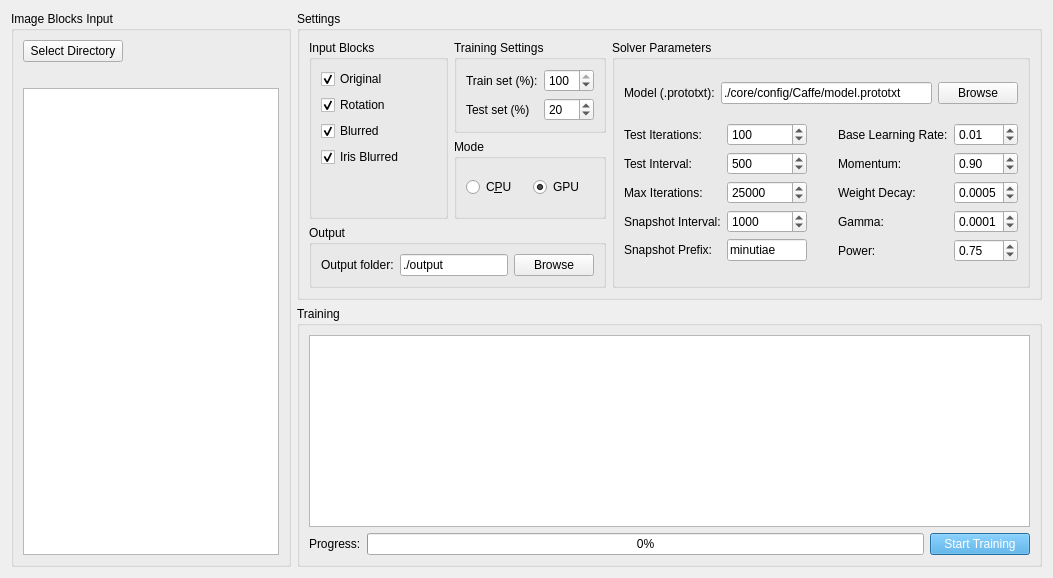
      <widget class="QWidget" name="tab_trainer">
       <attribute name="title">
        <string>Network Trainer</string>
       </attribute>
       <layout class="QHBoxLayout" name="horizontalLayout_51">
        <item>
         <widget class="QGroupBox" name="groupBox_netTrainer_input">
          <property name="maximumSize">
           <size>
            <width>280</width>
            <height>16777215</height>
           </size>
          </property>
          <property name="title">
           <string>Image Blocks Input</string>
          </property>
          <layout class="QVBoxLayout" name="verticalLayout_19">
           <item>
            <widget class="QPushButton" name="pushButton_netTrainer_input">
             <property name="maximumSize">
              <size>
               <width>100</width>
               <height>16777215</height>
              </size>
             </property>
             <property name="text">
              <string>Select Directory</string>
             </property>
            </widget>
           </item>
           <item>
            <widget class="QLabel" name="label_trainerInputDirectory">
             <property name="sizePolicy">
              <sizepolicy hsizetype="MinimumExpanding" vsizetype="Preferred">
               <horstretch>0</horstretch>
               <verstretch>0</verstretch>
              </sizepolicy>
             </property>
             <property name="text">
              <string/>
             </property>
             <property name="wordWrap">
              <bool>true</bool>
             </property>
            </widget>
           </item>
           <item>
            <widget class="QTreeView" name="treeView_netTrainer_input">
             <property name="maximumSize">
              <size>
               <width>260</width>
               <height>16777215</height>
              </size>
             </property>
            </widget>
           </item>
          </layout>
         </widget>
        </item>
        <item>
         <layout class="QVBoxLayout" name="verticalLayout_24">
          <item>
           <widget class="QGroupBox" name="groupBox_netTrainer_settings">
            <property name="maximumSize">
             <size>
              <width>16777215</width>
              <height>300</height>
             </size>
            </property>
            <property name="title">
             <string>Settings</string>
            </property>
            <layout class="QHBoxLayout" name="horizontalLayout_50">
             <item>
              <layout class="QVBoxLayout" name="verticalLayout_64">
               <item>
                <layout class="QHBoxLayout" name="horizontalLayout_48">
                 <item>
                  <widget class="QGroupBox" name="groupBox_netTrainer_inputBlocks">
                   <property name="enabled">
                    <bool>true</bool>
                   </property>
                   <property name="minimumSize">
                    <size>
                     <width>0</width>
                     <height>0</height>
                    </size>
                   </property>
                   <property name="title">
                    <string>Input Blocks</string>
                   </property>
                   <layout class="QVBoxLayout" name="verticalLayout_20">
                    <item>
                     <widget class="QCheckBox" name="checkBox_netTrainer_original">
                      <property name="text">
                       <string>Original</string>
                      </property>
                      <property name="checkable">
                       <bool>true</bool>
                      </property>
                      <property name="checked">
                       <bool>true</bool>
                      </property>
                     </widget>
                    </item>
                    <item>
                     <widget class="QCheckBox" name="checkBox_netTrainer_rotation">
                      <property name="text">
                       <string>Rotation</string>
                      </property>
                      <property name="checked">
                       <bool>true</bool>
                      </property>
                     </widget>
                    </item>
                    <item>
                     <widget class="QCheckBox" name="checkBox_netTrainer_blurred">
                      <property name="text">
                       <string>Blurred</string>
                      </property>
                      <property name="checked">
                       <bool>true</bool>
                      </property>
                     </widget>
                    </item>
                    <item>
                     <widget class="QCheckBox" name="checkBox_netTrainer_irisBlurred">
                      <property name="text">
                       <string>Iris Blurred</string>
                      </property>
                      <property name="checked">
                       <bool>true</bool>
                      </property>
                     </widget>
                    </item>
                    <item>
                     <spacer name="verticalSpacer_7">
                      <property name="orientation">
                       <enum>Qt::Vertical</enum>
                      </property>
                      <property name="sizeHint" stdset="0">
                       <size>
                        <width>20</width>
                        <height>40</height>
                       </size>
                      </property>
                     </spacer>
                    </item>
                   </layout>
                  </widget>
                 </item>
                 <item>
                  <layout class="QVBoxLayout" name="verticalLayout_23">
                   <item>
                    <widget class="QGroupBox" name="groupBox_netTrainer_trainingSettings">
                     <property name="enabled">
                      <bool>true</bool>
                     </property>
                     <property name="title">
                      <string>Training Settings</string>
                     </property>
                     <layout class="QVBoxLayout" name="verticalLayout_21">
                      <item>
                       <layout class="QGridLayout" name="gridLayout_2">
                        <item row="1" column="1">
                         <widget class="QSpinBox" name="spinBox_netTrainer_testSet">
                          <property name="minimumSize">
                           <size>
                            <width>50</width>
                            <height>0</height>
                           </size>
                          </property>
                          <property name="maximumSize">
                           <size>
                            <width>50</width>
                            <height>16777215</height>
                           </size>
                          </property>
                          <property name="minimum">
                           <number>1</number>
                          </property>
                          <property name="maximum">
                           <number>100</number>
                          </property>
                          <property name="singleStep">
                           <number>1</number>
                          </property>
                          <property name="value">
                           <number>20</number>
                          </property>
                         </widget>
                        </item>
                        <item row="0" column="1">
                         <widget class="QSpinBox" name="spinBox_netTrainer_trainSet">
                          <property name="minimumSize">
                           <size>
                            <width>50</width>
                            <height>0</height>
                           </size>
                          </property>
                          <property name="maximumSize">
                           <size>
                            <width>50</width>
                            <height>16777215</height>
                           </size>
                          </property>
                          <property name="minimum">
                           <number>1</number>
                          </property>
                          <property name="maximum">
                           <number>100</number>
                          </property>
                          <property name="singleStep">
                           <number>1</number>
                          </property>
                          <property name="value">
                           <number>100</number>
                          </property>
                         </widget>
                        </item>
                        <item row="1" column="0">
                         <widget class="QLabel" name="label_netTrainer_testSet">
                          <property name="text">
                           <string>Test set (%)</string>
                          </property>
                         </widget>
                        </item>
                        <item row="0" column="0">
                         <widget class="QLabel" name="label_netTrainer_trainSet">
                          <property name="text">
                           <string>Train set (%):</string>
                          </property>
                         </widget>
                        </item>
                       </layout>
                      </item>
                     </layout>
                    </widget>
                   </item>
                   <item>
                    <widget class="QGroupBox" name="groupBox_netTrainer_mode">
                     <property name="title">
                      <string>Mode</string>
                     </property>
                     <layout class="QHBoxLayout" name="horizontalLayout_8">
                      <item>
                       <widget class="QRadioButton" name="radioButton_netTrainer_cpu">
                        <property name="text">
                         <string>C&amp;PU</string>
                        </property>
                       </widget>
                      </item>
                      <item>
                       <widget class="QRadioButton" name="radioButton_netTrainer_gpu">
                        <property name="text">
                         <string>GPU</string>
                        </property>
                        <property name="checked">
                         <bool>true</bool>
                        </property>
                       </widget>
                      </item>
                     </layout>
                    </widget>
                   </item>
                  </layout>
                 </item>
                </layout>
               </item>
               <item>
                <widget class="QGroupBox" name="groupBox_netTrainer_output">
                 <property name="title">
                  <string>Output</string>
                 </property>
                 <layout class="QHBoxLayout" name="horizontalLayout_13">
                  <item>
                   <widget class="QLabel" name="label_netTrainer_outputFolder">
                    <property name="text">
                     <string>Output folder:</string>
                    </property>
                   </widget>
                  </item>
                  <item>
                   <widget class="QLineEdit" name="lineEdit_netTrainer_outputFolder">
                    <property name="text">
                     <string>./output</string>
                    </property>
                    <property name="readOnly">
                     <bool>true</bool>
                    </property>
                   </widget>
                  </item>
                  <item>
                   <widget class="QPushButton" name="pushButton_netTrainer_outputFolder">
                    <property name="text">
                     <string>Browse</string>
                    </property>
                   </widget>
                  </item>
                 </layout>
                </widget>
               </item>
              </layout>
             </item>
             <item>
              <widget class="QGroupBox" name="groupBox_netTrainer_solverParams">
               <property name="enabled">
                <bool>true</bool>
               </property>
               <property name="maximumSize">
                <size>
                 <width>16777215</width>
                 <height>16777215</height>
                </size>
               </property>
               <property name="title">
                <string>Solver Parameters</string>
               </property>
               <layout class="QVBoxLayout" name="verticalLayout_22">
                <item>
                 <layout class="QHBoxLayout" name="horizontalLayout_7">
                  <item>
                   <widget class="QLabel" name="label_netTrainer_model">
                    <property name="enabled">
                     <bool>true</bool>
                    </property>
                    <property name="text">
                     <string>Model (.prototxt):</string>
                    </property>
                   </widget>
                  </item>
                  <item>
                   <widget class="QLineEdit" name="lineEdit_netTrainer_model">
                    <property name="enabled">
                     <bool>true</bool>
                    </property>
                    <property name="text">
                     <string>./core/config/Caffe/model.prototxt</string>
                    </property>
                   </widget>
                  </item>
                  <item>
                   <widget class="QPushButton" name="pushButton_netTrainer_model">
                    <property name="enabled">
                     <bool>true</bool>
                    </property>
                    <property name="maximumSize">
                     <size>
                      <width>16777215</width>
                      <height>16777215</height>
                     </size>
                    </property>
                    <property name="text">
                     <string>Browse</string>
                    </property>
                   </widget>
                  </item>
                 </layout>
                </item>
                <item>
                 <layout class="QHBoxLayout" name="horizontalLayout_9">
                  <item>
                   <layout class="QGridLayout" name="gridLayout_3">
                    <item row="0" column="0">
                     <widget class="QLabel" name="label_netTrainer_testIterations">
                      <property name="text">
                       <string>Test Iterations:</string>
                      </property>
                     </widget>
                    </item>
                    <item row="0" column="1">
                     <widget class="QSpinBox" name="spinBox_netTrainer_testIterations">
                      <property name="maximumSize">
                       <size>
                        <width>80</width>
                        <height>16777215</height>
                       </size>
                      </property>
                      <property name="maximum">
                       <number>500</number>
                      </property>
                      <property name="value">
                       <number>100</number>
                      </property>
                     </widget>
                    </item>
                    <item row="1" column="0">
                     <widget class="QLabel" name="label_netTrainer_testInterval">
                      <property name="text">
                       <string>Test Interval:</string>
                      </property>
                     </widget>
                    </item>
                    <item row="1" column="1">
                     <widget class="QSpinBox" name="spinBox_netTrainer_testInterval">
                      <property name="maximumSize">
                       <size>
                        <width>80</width>
                        <height>16777215</height>
                       </size>
                      </property>
                      <property name="maximum">
                       <number>2000</number>
                      </property>
                      <property name="value">
                       <number>500</number>
                      </property>
                     </widget>
                    </item>
                    <item row="2" column="0">
                     <widget class="QLabel" name="label_netTrainer_maxIterations">
                      <property name="text">
                       <string>Max Iterations:</string>
                      </property>
                     </widget>
                    </item>
                    <item row="2" column="1">
                     <widget class="QSpinBox" name="spinBox_netTrainer_maxIterations">
                      <property name="maximumSize">
                       <size>
                        <width>80</width>
                        <height>16777215</height>
                       </size>
                      </property>
                      <property name="maximum">
                       <number>100000</number>
                      </property>
                      <property name="singleStep">
                       <number>1000</number>
                      </property>
                      <property name="value">
                       <number>25000</number>
                      </property>
                     </widget>
                    </item>
                    <item row="3" column="0">
                     <widget class="QLabel" name="label_netTrainer_snapshotInterval">
                      <property name="maximumSize">
                       <size>
                        <width>120</width>
                        <height>16777215</height>
                       </size>
                      </property>
                      <property name="text">
                       <string>Snapshot Interval:</string>
                      </property>
                     </widget>
                    </item>
                    <item row="3" column="1">
                     <widget class="QSpinBox" name="spinBox_netTrainer_snapshotInterval">
                      <property name="maximumSize">
                       <size>
                        <width>80</width>
                        <height>16777215</height>
                       </size>
                      </property>
                      <property name="maximum">
                       <number>5000</number>
                      </property>
                      <property name="singleStep">
                       <number>100</number>
                      </property>
                      <property name="value">
                       <number>1000</number>
                      </property>
                     </widget>
                    </item>
                    <item row="4" column="0">
                     <widget class="QLabel" name="label_netTrainer_snapshotPrefix">
                      <property name="text">
                       <string>Snapshot Prefix:</string>
                      </property>
                     </widget>
                    </item>
                    <item row="4" column="1">
                     <widget class="QLineEdit" name="lineEdit_netTrainer_snapshotPrefix">
                      <property name="maximumSize">
                       <size>
                        <width>80</width>
                        <height>16777215</height>
                       </size>
                      </property>
                      <property name="text">
                       <string>minutiae</string>
                      </property>
                     </widget>
                    </item>
                   </layout>
                  </item>
                  <item>
                   <spacer name="horizontalSpacer_4">
                    <property name="orientation">
                     <enum>Qt::Horizontal</enum>
                    </property>
                    <property name="sizeType">
                     <enum>QSizePolicy::Fixed</enum>
                    </property>
                    <property name="sizeHint" stdset="0">
                     <size>
                      <width>25</width>
                      <height>20</height>
                     </size>
                    </property>
                   </spacer>
                  </item>
                  <item>
                   <layout class="QGridLayout" name="gridLayout_5">
                    <item row="0" column="0">
                     <widget class="QLabel" name="label_netTrainer_baseLearningRate">
                      <property name="text">
                       <string>Base Learning Rate:</string>
                      </property>
                     </widget>
                    </item>
                    <item row="0" column="1">
                     <widget class="QDoubleSpinBox" name="doubleSpinBox_netTrainer_baseLearningRate">
                      <property name="maximumSize">
                       <size>
                        <width>80</width>
                        <height>16777215</height>
                       </size>
                      </property>
                      <property name="maximum">
                       <double>10.000000000000000</double>
                      </property>
                      <property name="singleStep">
                       <double>0.010000000000000</double>
                      </property>
                      <property name="value">
                       <double>0.010000000000000</double>
                      </property>
                     </widget>
                    </item>
                    <item row="1" column="0">
                     <widget class="QLabel" name="label_netTrainer_momentum">
                      <property name="text">
                       <string>Momentum:</string>
                      </property>
                     </widget>
                    </item>
                    <item row="1" column="1">
                     <widget class="QDoubleSpinBox" name="doubleSpinBox_netTrainer_momentum">
                      <property name="maximumSize">
                       <size>
                        <width>80</width>
                        <height>16777215</height>
                       </size>
                      </property>
                      <property name="maximum">
                       <double>20.000000000000000</double>
                      </property>
                      <property name="singleStep">
                       <double>0.100000000000000</double>
                      </property>
                      <property name="value">
                       <double>0.900000000000000</double>
                      </property>
                     </widget>
                    </item>
                    <item row="2" column="0">
                     <widget class="QLabel" name="label_netTrainer_weightDecay">
                      <property name="text">
                       <string>Weight Decay:</string>
                      </property>
                     </widget>
                    </item>
                    <item row="2" column="1">
                     <widget class="QDoubleSpinBox" name="doubleSpinBox_netTrainer_weightDecay">
                      <property name="maximumSize">
                       <size>
                        <width>80</width>
                        <height>16777215</height>
                       </size>
                      </property>
                      <property name="decimals">
                       <number>4</number>
                      </property>
                      <property name="maximum">
                       <double>1.000000000000000</double>
                      </property>
                      <property name="singleStep">
                       <double>0.000100000000000</double>
                      </property>
                      <property name="value">
                       <double>0.000500000000000</double>
                      </property>
                     </widget>
                    </item>
                    <item row="3" column="0">
                     <widget class="QLabel" name="label_netTrainer_gamma">
                      <property name="text">
                       <string>Gamma:</string>
                      </property>
                     </widget>
                    </item>
                    <item row="3" column="1">
                     <widget class="QDoubleSpinBox" name="doubleSpinBox_netTrainer_gamma">
                      <property name="maximumSize">
                       <size>
                        <width>80</width>
                        <height>16777215</height>
                       </size>
                      </property>
                      <property name="decimals">
                       <number>4</number>
                      </property>
                      <property name="maximum">
                       <double>1.000000000000000</double>
                      </property>
                      <property name="singleStep">
                       <double>0.000100000000000</double>
                      </property>
                      <property name="value">
                       <double>0.000100000000000</double>
                      </property>
                     </widget>
                    </item>
                    <item row="4" column="0">
                     <widget class="QLabel" name="label_netTrainer_power">
                      <property name="text">
                       <string>Power:</string>
                      </property>
                     </widget>
                    </item>
                    <item row="4" column="1">
                     <widget class="QDoubleSpinBox" name="doubleSpinBox_netTrainer_power">
                      <property name="maximumSize">
                       <size>
                        <width>80</width>
                        <height>16777215</height>
                       </size>
                      </property>
                      <property name="maximum">
                       <double>20.000000000000000</double>
                      </property>
                      <property name="singleStep">
                       <double>0.100000000000000</double>
                      </property>
                      <property name="value">
                       <double>0.750000000000000</double>
                      </property>
                     </widget>
                    </item>
                   </layout>
                  </item>
                 </layout>
                </item>
               </layout>
              </widget>
             </item>
            </layout>
           </widget>
          </item>
          <item>
           <widget class="QGroupBox" name="groupBox_netTrainer_training">
            <property name="title">
             <string>Training</string>
            </property>
            <layout class="QVBoxLayout" name="verticalLayout_25">
             <item>
              <widget class="QTextBrowser" name="textBrowser_netTrainer_log"/>
             </item>
             <item>
              <layout class="QHBoxLayout" name="horizontalLayout_12">
               <item>
                <widget class="QLabel" name="label_netTrainer_progress">
                 <property name="text">
                  <string>Progress:</string>
                 </property>
                </widget>
               </item>
               <item>
                <widget class="QProgressBar" name="progressBar_netTrainer_progress">
                 <property name="value">
                  <number>0</number>
                 </property>
                 <property name="alignment">
                  <set>Qt::AlignCenter</set>
                 </property>
                </widget>
               </item>
               <item>
                <widget class="QPushButton" name="pushButton_netTrainer_startTraining">
                 <property name="minimumSize">
                  <size>
                   <width>100</width>
                   <height>0</height>
                  </size>
                 </property>
                 <property name="maximumSize">
                  <size>
                   <width>100</width>
                   <height>16777215</height>
                  </size>
                 </property>
                 <property name="autoFillBackground">
                  <bool>false</bool>
                 </property>
                 <property name="styleSheet">
                  <string notr="true">background: rgb(54, 156, 221);
color: white;</string>
                 </property>
                 <property name="text">
                  <string>Start Training</string>
                 </property>
                </widget>
               </item>
              </layout>
             </item>
            </layout>
           </widget>
          </item>
         </layout>
        </item>
       </layout>
      </widget>
